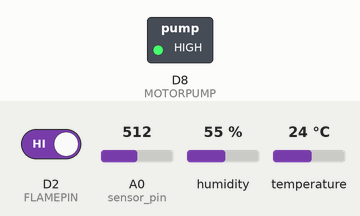
Bench run of a sketch on a simulated ESP8266 (NodeMCU). Parts: switched loads named in the sketch (green lamp = pin HIGH). The inputs (shaded band) are chosen by the test bench; at power-on: A0 (sensor_pin) = 512, D2 (FLAMEPIN) HIGH, humidity 55 %, temperature 24 °C. WiFi joins after 1.5 s; servers stay silent unless stated; what the sketch prints to the serial monitor is not drawn.

Above: at 2.7 s.
2.8 s: A0 (sensor_pin) set to 759
6.4 s: A0 (sensor_pin) set to 782
At 9.9 s:
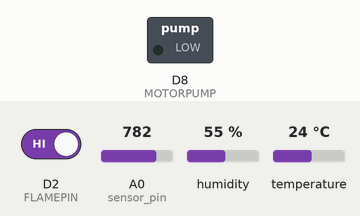
12.4 s: A0 (sensor_pin) set to 716
At 14.1 s:
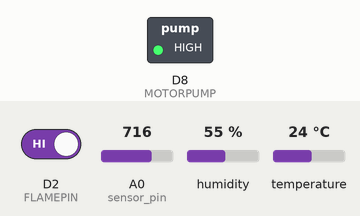
16.0 s: A0 (sensor_pin) set to 900
At 19.5 s:
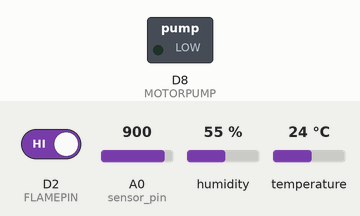
Timing chart, 0 to 20.8 s (numbered marks = the images above; inputs shaded):
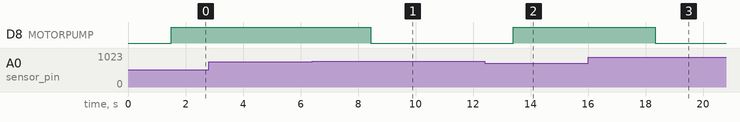

The sketch:

field.ino
```cpp
#include <ESP8266WiFi.h>
#include <FirebaseArduino.h>
#include "DHT.h"
#define DHTTYPE DHT11

#define DHTPIN D1
#define FLAMEPIN D2
#define MOTORPUMP D8
// Set these to run example.
#define FIREBASE_HOST "spamar-71800-default-rtdb.firebaseio.com"
#define FIREBASE_AUTH "m18p4HSkzsZ6D3J8YDip5G2EFuryXjGG28Sg7IiN"
#define WIFI_SSID "Goutham"
#define WIFI_PASSWORD "KakaRot@8897139849"

//dht pin
DHT dht(DHTPIN, DHTTYPE);

const int sensor_pin = A0;
int n = 0;

void setup() {
  Serial.begin(9600);
  pinMode(FLAMEPIN,INPUT);
  pinMode(MOTORPUMP,OUTPUT);
  dht.begin();
  // dht.begin();
  // connect to wifi.
  WiFi.begin(WIFI_SSID, WIFI_PASSWORD);
  Serial.print("connecting");
  while (WiFi.status() != WL_CONNECTED) {
    Serial.print(".");
    delay(500);
  }
  Serial.println();
  Serial.print("connected: ");
  Serial.println(WiFi.localIP());

  Firebase.begin(FIREBASE_HOST, FIREBASE_AUTH);

  digitalWrite(MOTORPUMP,HIGH);
  //pins
}


void loop() {
  delay(2000);
  float moisture_percentage;
  moisture_percentage = (100.00 - ((analogRead(sensor_pin) / 1023.00) * 100));
  // set value
  if(moisture_percentage <= 25){
    digitalWrite(MOTORPUMP,LOW);
    Serial.println("motor Pump on");
  }
  else{
    digitalWrite(MOTORPUMP,HIGH);
  }
  float humidity_percentage = dht.readHumidity();

  bool flame = !digitalRead(FLAMEPIN);
  Serial.println(flame);
  Firebase.setFloat("kakarotSoilMoisture", moisture_percentage);
  Firebase.setFloat("kakarotHumidity", humidity_percentage);
  Firebase.setBool("kakarotFlame", flame);

  // handle error
  if (Firebase.failed()) {
    Serial.print("setting /number failed:");
    Serial.println(Firebase.error());
    return;
  }

  // // update value
  // Firebase.setFloat("number", 43.0);
  // // handle error
  // if (Firebase.failed()) {
  //     Serial.print("setting /number failed:");
  //     Serial.println(Firebase.error());
  //     return;
  // }
  // delay(1000);

  // // get value
  // Serial.print("number: ");
  // Serial.println(Firebase.getFloat("soilmoisture"));
  // delay(1000);

  // // remove value
  // Firebase.remove("number");
  // delay(1000);

  // // set string value
  // Firebase.setString("message", "hello world");
  // // handle error
  // if (Firebase.failed()) {
  //     Serial.print("setting /message failed:");
  //     Serial.println(Firebase.error());
  //     return;
  // }
  // delay(1000);

  // // set bool value
  // Firebase.setBool("truth", false);
  // // handle error
  // if (Firebase.failed()) {
  //     Serial.print("setting /truth failed:");
  //     Serial.println(Firebase.error());
  //     return;
  // }
  // delay(1000);

  // append a new value to /logs
  // String name = Firebase.pushInt("logs", n++);
  // // handle error
  // if (Firebase.failed()) {
  //     Serial.print("pushing /logs failed:");
  //     Serial.println(Firebase.error());
  //     return;
  // }
  // Serial.print("pushed: /logs/");
  // Serial.println(name);
  // delay(1000);
}
```

Measured:
- the behaviour switches between 767 and 768 on A0 (sensor_pin) (found by bisection; images 0 and 1)
- after the input at 2.8 s, every drawn part: stays the same
- after the input at 6.4 s, D8 (MOTORPUMP): HIGH → LOW after 2.0 s
- after the input at 12.4 s, D8 (MOTORPUMP): LOW → HIGH after 1.0 s
- after the input at 16.0 s, D8 (MOTORPUMP): HIGH → LOW after 2.3 s
